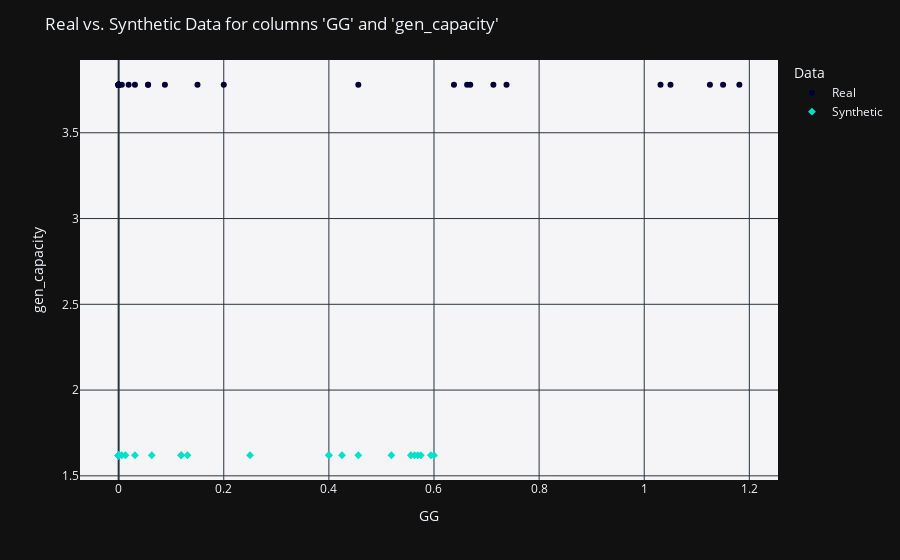

Here is the notebook cell this chart was saved with:
### Code cell
from sdmetrics.reports import utils

fig = utils.get_column_pair_plot(
    real_data=real_table,
    synthetic_data=synthetic_table,
    column_names=['GG', 'gen_capacity'],
    metadata=metadata

)

fig.show()

### Figure 1 — Plotly figure (JSON) as saved in the notebook; plotly's stock layout.template omitted (floating-point values rounded to 4 significant figures)
{"data": [{"hovertemplate": "Data=Real<br>GG=%{x}<br>gen_capacity=%{y}<extra></extra>", "legendgroup": "Real", "marker": {"color": "#000036", "symbol": "circle"}, "mode": "markers", "name": "Real", "orientation": "v", "showlegend": true, "x": [0.0, 0.0, 0.0, 0.0, 0.0, 0.0, 0.0, 0.0, 0.0, 0.0, 0.0, 0.0, 0.0, 0.0, 0.0, 0.006, 0.019, 0.056, 0.056, 0.2, 0.456, 0.713, 0.638, 0.669, 0.738, 1.05, 1.125, 1.181, 1.15, 1.031, 0.663, 0.15, 0.088, 0.031, 0.0, 0.0, 0.0, 0.0, 0.0, 0.0, 0.0, 0.0, 0.0, 0.0, 0.0, 0.0, 0.0, 0.0], "xaxis": "x", "y": [3.78, 3.78, 3.78, 3.78, 3.78, 3.78, 3.78, 3.78, 3.78, 3.78, 3.78, 3.78, 3.78, 3.78, 3.78, 3.78, 3.78, 3.78, 3.78, 3.78, 3.78, 3.78, 3.78, 3.78, 3.78, 3.78, 3.78, 3.78, 3.78, 3.78, 3.78, 3.78, 3.78, 3.78, 3.78, 3.78, 3.78, 3.78, 3.78, 3.78, 3.78, 3.78, 3.78, 3.78, 3.78, 3.78, 3.78, 3.78], "yaxis": "y", "type": "scatter"}, {"hovertemplate": "Data=Synthetic<br>GG=%{x}<br>gen_capacity=%{y}<extra></extra>", "legendgroup": "Synthetic", "marker": {"color": "#01E0C9", "symbol": "diamond"}, "mode": "markers", "name": "Synthetic", "orientation": "v", "showlegend": true, "x": [0.0, 0.0, 0.0, 0.0, 0.0, 0.0, 0.0, 0.0, 0.0, 0.0, 0.0, 0.0, 0.0, 0.0, 0.0, 0.0, 0.031, 0.063, 0.119, 0.425, 0.456, 0.563, 0.569, 0.6, 0.594, 0.575, 0.556, 0.519, 0.4, 0.4, 0.25, 0.131, 0.119, 0.013, 0.0, 0.0, 0.006, 0.0, 0.0, 0.0, 0.0, 0.0, 0.0, 0.0, 0.0, 0.0, 0.0, 0.0], "xaxis": "x", "y": [1.62, 1.62, 1.62, 1.62, 1.62, 1.62, 1.62, 1.62, 1.62, 1.62, 1.62, 1.62, 1.62, 1.62, 1.62, 1.62, 1.62, 1.62, 1.62, 1.62, 1.62, 1.62, 1.62, 1.62, 1.62, 1.62, 1.62, 1.62, 1.62, 1.62, 1.62, 1.62, 1.62, 1.62, 1.62, 1.62, 1.62, 1.62, 1.62, 1.62, 1.62, 1.62, 1.62, 1.62, 1.62, 1.62, 1.62, 1.62], "yaxis": "y", "type": "scatter"}], "layout": {"xaxis": {"anchor": "y", "domain": [0.0, 1.0], "title": {"text": "GG"}}, "yaxis": {"anchor": "x", "domain": [0.0, 1.0], "title": {"text": "gen_capacity"}}, "legend": {"title": {"text": "Data"}, "tracegroupgap": 0}, "margin": {"t": 60}, "title": {"text": "Real vs. Synthetic Data for columns 'GG' and 'gen_capacity'"}, "plot_bgcolor": "#F5F5F8"}}
